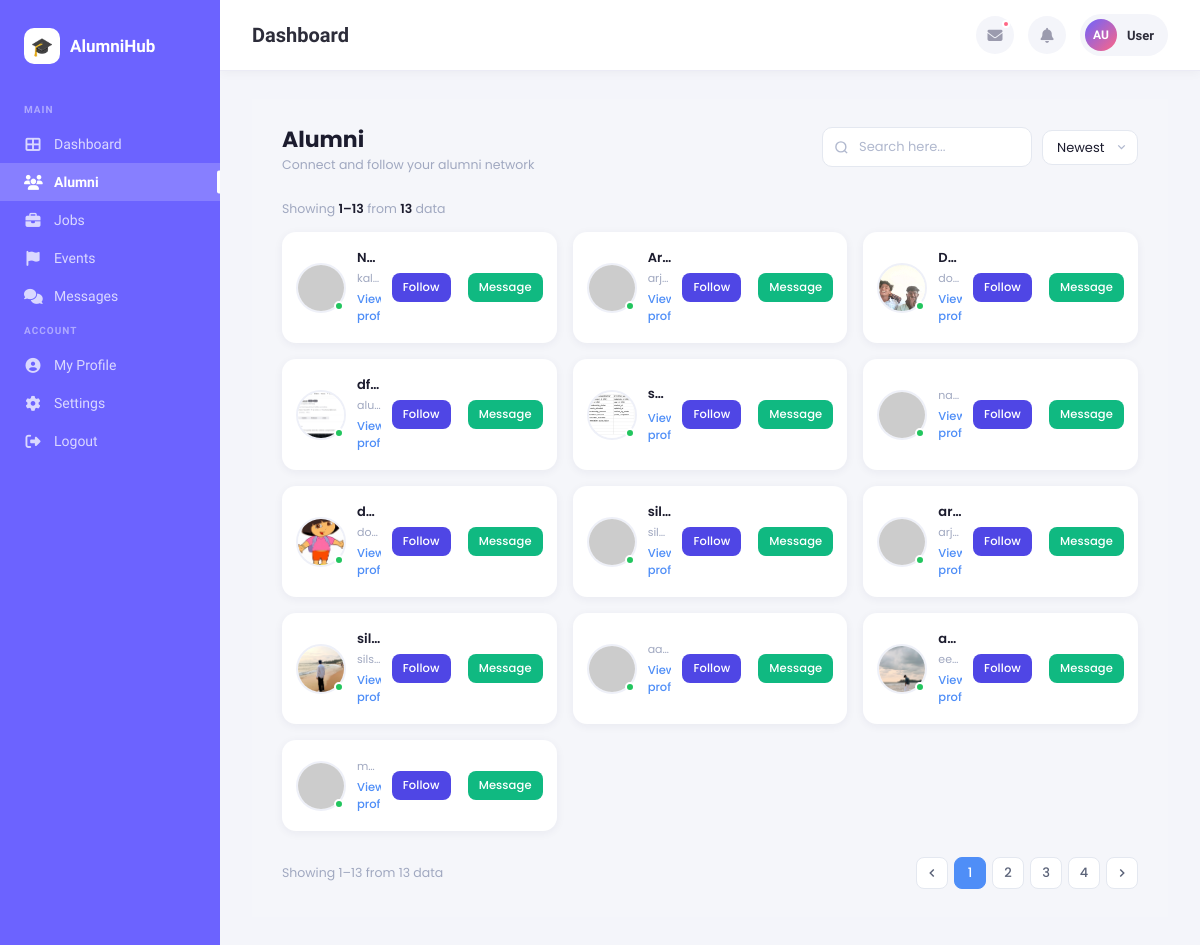
The page /alumni/ on the database its author committed.
### alumni_module/models.py (models this page shows, shortened)
class AlumniProfile(models.Model):
    user = models.OneToOneField(User, on_delete=models.CASCADE)
    first_name = models.CharField(max_length=100, blank=True)
    last_name = models.CharField(max_length=100, blank=True)
    gender = models.CharField(max_length=20, blank=True)
    date_of_birth = models.DateField(null=True, blank=True)
    photo = models.ImageField(upload_to='photos/', null=True, blank=True)
    address = models.TextField(blank=True)
    city = models.CharField(max_length=100, blank=True)
    state = models.CharField(max_length=100, blank=True)
    country = models.CharField(max_length=100, blank=True)
    postal_code = models.CharField(max_length=20, blank=True)

### alumni_module/views.py (the view)
# urls.py: path("alumni/", views.alumni_list_view, name="alumni_list"),
def alumni_list_view(request):
    q = request.GET.get("q", "").strip()
    alumni = AlumniProfile.objects.select_related("user").all()
    if q:
        alumni = alumni.filter(
            Q(first_name__icontains=q) |
            Q(last_name__icontains=q) |
            Q(user__email__icontains=q)
        )
    following_ids = []
    if request.user.is_authenticated:
        following_ids = Connection.objects.filter(
            follower=request.user
        ).values_list("following_id", flat=True)
    return render(request, "alumni/alumni_list.html", {
        "alumni": alumni,
        "q": q,
        "following_ids": following_ids
    })

### templates/alumni/alumni_list.html (shortened to what this page needs)
{% extends "base_dashboard.html" %}
{% block content %}
<div class="alumni-page">
  <div class="alumni-topbar">
    <div class="alumni-topbar-left">
      <h1>Alumni</h1>
      <p>Connect and follow your alumni network</p>
    </div>
    <div class="alumni-topbar-right">
      <form method="get">
        <div class="search-wrap">
          <input type="text" name="q" placeholder="Search here..." value="{{ q }}">
        </div>
      </form>
      <div class="sort-wrapper">
        <select onchange="location = this.value;">
          <option value="?sort=newest">Newest</option>
        </select>
      </div>
    </div>
  </div>
  {% if alumni %}
  <p class="alumni-count">Showing <span>1–{{ alumni|length }}</span> from <span>{{ alumni|length }}</span> data</p>
  {% endif %}
  <div class="alumni-grid">
    {% for a in alumni %}
    <div class="alumni-card">
      <div class="alumni-avatar-wrap">
        {% if a.photo %}
          <img src="{{ a.photo.url }}" alt="{{ a.first_name }} {{ a.last_name }}">
        {% else %}
          <img
            src="https://ui-avatars.com/api/?name={{ a.first_name|urlencode }}+{{ a.last_name|urlencode }}&background=EEF2FF&color=4f46e5&bold=true&size=100"
            alt="{{ a.first_name }} {{ a.last_name }}">
        {% endif %}
        <span class="status-dot"></span>
      </div>
      <div class="alumni-info">
        <h6>{{ a.first_name }} {{ a.last_name }}</h6>
        <span class="alumni-sub">{{ a.user.email }}</span>
        <a href="{% url 'view_profile' a.user.id %}" class="view-profile-link">View profile</a>
      </div>
    {% if a.user != request.user %}
    <form method="post"
          action="{% url 'toggle_follow' a.user.id %}"
          style="display:inline;">
      {% if a.user.id in following_ids %}
        <button type="submit"
                class="follow-btn following"
                onclick="event.stopPropagation();">
          Following
        </button>
      {% else %}
        <button type="submit"
                class="follow-btn"
                onclick="event.stopPropagation();">
          Follow
        </button>
      {% endif %}
    </form>
    <a href="{% url 'start_conversation' a.user.id %}"
      class="follow-btn"
      style="background:#10b981; margin-left:6px;">
      Message
    </a>
  {% endif %}
    </div>
    {% endfor %}
  </div>
  {% if alumni %}
  <div class="alumni-pagination">
    <span class="pagination-info">Showing 1–{{ alumni|length }} from {{ alumni|length }} data</span>
    <div class="pagination-btns">
      <a href="#" class="page-btn">
        <svg width="14" height="14" fill="none" viewBox="0 0 24 24" stroke="currentColor" stroke-width="2.5">
          <path d="M15 18l-6-6 6-6"/>
        </svg>
      </a>
      <a href="#" class="page-btn active">1</a>
      <a href="#" class="page-btn">2</a>
      <a href="#" class="page-btn">3</a>
      <a href="#" class="page-btn">4</a>
      <a href="#" class="page-btn">
        <svg width="14" height="14" fill="none" viewBox="0 0 24 24" stroke="currentColor" stroke-width="2.5">
          <path d="M9 18l6-6-6-6"/>
        </svg>
      </a>
    </div>
  </div>
  {% endif %}
</div>
{% endblock %}

### templates/base_dashboard.html (style rules this page uses)
*, *::before, *::after { box-sizing: border-box; margin: 0; padding: 0; }
:root { --primary: #6C63FF; --primary-light: #EEF0FF; --primary-dark: #5A52D5; --accent: #FF6584; --accent2: #43C6AC; --sidebar-bg: #6C63FF; --sidebar-text: rgba(255,255,255,0.75); --bg: #F4F5FA; --card: #fff; --text: #2D2D3A; --text-muted: #9B9BAE; --border: #EBEBF5; --shadow: 0 4px 20px rgba(108,99,255,0.08); --radius: 16px; }
body { font-family: 'Plus Jakarta Sans', sans-serif; background: var(--bg); color: var(--text); display: flex; min-height: 100vh; }
.follow-btn { background: #4f46e5; color: white; padding: 4px 10px; border-radius: 6px; font-size: 12px; text-decoration: none; }

### templates/alumni/alumni_list.html (style rules this page uses)
* { box-sizing: border-box; margin: 0; padding: 0; }
.alumni-page { font-family: 'Poppins', sans-serif; background: #f5f6fa; padding: 28px 30px; min-height: 100%; }
.alumni-topbar { display: flex; align-items: flex-start; justify-content: space-between; margin-bottom: 26px; gap: 16px; flex-wrap: wrap; }
.alumni-topbar-left h1 { font-size: 22px; font-weight: 700; color: #1c1c2e; line-height: 1.2; }
.alumni-topbar-left p { font-size: 12.5px; color: #a0a8c0; margin-top: 3px; }
.alumni-topbar-right { display: flex; align-items: center; gap: 10px; }
.search-wrap { position: relative; display: flex; align-items: center; }
.search-wrap input { padding: 9px 14px 9px 36px; border: 1.5px solid #e4e8f0; border-radius: 10px; background: #fff; font-family: 'Poppins', sans-serif; font-size: 13px; color: #1c1c2e; width: 210px; outline: none; transition: border-color 0.2s; }
.search-wrap input::placeholder { color: #b0b8ce; }
.sort-wrapper { position: relative; }
.sort-wrapper select { appearance: none; background: #fff; border: 1.5px solid #e4e8f0; border-radius: 10px; padding: 9px 32px 9px 14px; font-family: 'Poppins', sans-serif; font-size: 13px; color: #1c1c2e; cursor: pointer; outline: none; transition: border-color 0.2s; }
.alumni-count { font-size: 12.5px; color: #a0a8c0; margin-bottom: 14px; }
.alumni-count span { font-weight: 600; color: #1c1c2e; }
.alumni-grid { display: grid; grid-template-columns: repeat(4, 1fr); gap: 16px; }
.alumni-card { background: #fff; border-radius: 14px; padding: 16px 14px; display: flex; flex-direction: row; align-items: center; gap: 11px; box-shadow: 0 2px 10px rgba(30, 40, 80, 0.06); transition: box-shadow 0.2s ease, transform 0.2s ease; min-width: 0; width: 100%; }
.alumni-avatar-wrap { position: relative; flex-shrink: 0; }
.alumni-avatar-wrap img { width: 50px; height: 50px; border-radius: 50%; object-fit: cover; display: block; border: 2px solid #eef0f8; }
.status-dot { position: absolute; bottom: 2px; right: 2px; width: 10px; height: 10px; background: #22c55e; border-radius: 50%; border: 2px solid #fff; }
.alumni-info { flex: 1; min-width: 0; overflow: hidden; }
.alumni-info h6 { font-size: 13px; font-weight: 600; color: #1c1c2e; white-space: nowrap; overflow: hidden; text-overflow: ellipsis; margin-bottom: 2px; }
.alumni-info .alumni-sub { font-size: 11px; color: #a0a8c0; white-space: nowrap; overflow: hidden; text-overflow: ellipsis; display: block; margin-bottom: 4px; }
.view-profile-link { font-size: 11.5px; color: #4f8ef7; text-decoration: none; font-weight: 500; display: inline-block; }
.follow-btn { flex-shrink: 0; background: #4f46e5; color: #fff; border: none; border-radius: 8px; padding: 6px 11px; font-family: 'Poppins', sans-serif; font-size: 11.5px; font-weight: 500; cursor: pointer; transition: background 0.18s; white-space: nowrap; letter-spacing: 0.01em; }
.alumni-pagination { display: flex; justify-content: space-between; align-items: center; margin-top: 26px; flex-wrap: wrap; gap: 12px; }
.pagination-info { font-size: 12.5px; color: #a0a8c0; }
.pagination-btns { display: flex; gap: 6px; align-items: center; }
.page-btn { width: 32px; height: 32px; border-radius: 8px; border: 1.5px solid #e4e8f0; background: #fff; font-family: 'Poppins', sans-serif; font-size: 13px; font-weight: 500; color: #5a6278; display: flex; align-items: center; justify-content: center; cursor: pointer; transition: all 0.15s; text-decoration: none; }
.page-btn.active { background: #4f8ef7; border-color: #4f8ef7; color: #fff; }
@media (max-width: 1280px) { .alumni-grid { grid-template-columns: repeat(3, 1fr); } }

### rows shown on the page
AlumniProfile: first_name "N…", user.email "kal…", shows "Follow", shows "Message"
AlumniProfile: first_name "Ar…", user.email "arj…", shows "Follow", shows "Message"
AlumniProfile: photo (picture), first_name "D…", user.email "do…", shows "Follow", shows "Message"
AlumniProfile: photo (picture), first_name "df…", user.email "alu…", shows "Follow", shows "Message"
AlumniProfile: photo (picture), first_name "s…", shows "Follow", shows "Message"
AlumniProfile: user.email "na…", shows "Follow", shows "Message"
AlumniProfile: photo (picture), first_name "d…", user.email "do…", shows "Follow", shows "Message"
AlumniProfile: first_name "sil…", user.email "sil…", shows "Follow", shows "Message"
AlumniProfile: first_name "ar…", user.email "arj…", shows "Follow", shows "Message"
AlumniProfile: photo (picture), first_name "sil…", user.email "sils…", shows "Follow", shows "Message"
AlumniProfile: user.email "aa…", shows "Follow", shows "Message"
AlumniProfile: photo (picture), first_name "a…", user.email "ee…", shows "Follow", shows "Message"
AlumniProfile: user.email "m…", shows "Follow", shows "Message"

### other values the page prints
{{ alumni|length }} "13"
